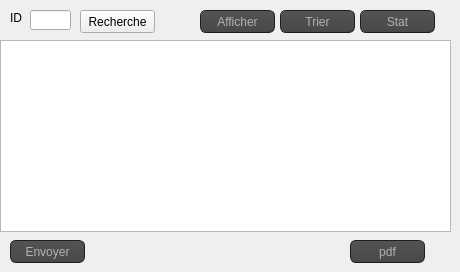
        <widget class="QWidget" name="page_2">
         <widget class="QPushButton" name="afficher">
          <property name="geometry">
           <rect>
            <x>200</x>
            <y>10</y>
            <width>75</width>
            <height>23</height>
           </rect>
          </property>
          <property name="styleSheet">
           <string notr="true">QPushButton
{
    color: #b1b1b1;
    background-color: QLinearGradient( x1: 0, y1: 0, x2: 0, y2: 1, stop: 0 #565656, stop: 0.1 #525252, stop: 0.5 #4e4e4e, stop: 0.9 #4a4a4a, stop: 1 #464646);
    border-width: 1px;
    border-color: #1e1e1e;
    border-style: solid;
    border-radius: 6;
    padding: 3px;
    font-size: 12px;
    padding-left: 5px;
    padding-right: 5px;
}

QPushButton:pressed
{
    background-color: QLinearGradient( x1: 0, y1: 0, x2: 0, y2: 1, stop: 0 #2d2d2d, stop: 0.1 #2b2b2b, stop: 0.5 #292929, stop: 0.9 #282828, stop: 1 #252525);
}</string>
          </property>
          <property name="text">
           <string>Afficher</string>
          </property>
         </widget>
         <widget class="QPushButton" name="trier">
          <property name="geometry">
           <rect>
            <x>280</x>
            <y>10</y>
            <width>75</width>
            <height>23</height>
           </rect>
          </property>
          <property name="styleSheet">
           <string notr="true">QPushButton
{
    color: #b1b1b1;
    background-color: QLinearGradient( x1: 0, y1: 0, x2: 0, y2: 1, stop: 0 #565656, stop: 0.1 #525252, stop: 0.5 #4e4e4e, stop: 0.9 #4a4a4a, stop: 1 #464646);
    border-width: 1px;
    border-color: #1e1e1e;
    border-style: solid;
    border-radius: 6;
    padding: 3px;
    font-size: 12px;
    padding-left: 5px;
    padding-right: 5px;
}

QPushButton:pressed
{
    background-color: QLinearGradient( x1: 0, y1: 0, x2: 0, y2: 1, stop: 0 #2d2d2d, stop: 0.1 #2b2b2b, stop: 0.5 #292929, stop: 0.9 #282828, stop: 1 #252525);
}</string>
          </property>
          <property name="text">
           <string>Trier</string>
          </property>
         </widget>
         <widget class="QPushButton" name="stat">
          <property name="geometry">
           <rect>
            <x>360</x>
            <y>10</y>
            <width>75</width>
            <height>23</height>
           </rect>
          </property>
          <property name="styleSheet">
           <string notr="true">QPushButton
{
    color: #b1b1b1;
    background-color: QLinearGradient( x1: 0, y1: 0, x2: 0, y2: 1, stop: 0 #565656, stop: 0.1 #525252, stop: 0.5 #4e4e4e, stop: 0.9 #4a4a4a, stop: 1 #464646);
    border-width: 1px;
    border-color: #1e1e1e;
    border-style: solid;
    border-radius: 6;
    padding: 3px;
    font-size: 12px;
    padding-left: 5px;
    padding-right: 5px;
}

QPushButton:pressed
{
    background-color: QLinearGradient( x1: 0, y1: 0, x2: 0, y2: 1, stop: 0 #2d2d2d, stop: 0.1 #2b2b2b, stop: 0.5 #292929, stop: 0.9 #282828, stop: 1 #252525);
}</string>
          </property>
          <property name="text">
           <string>Stat</string>
          </property>
         </widget>
         <widget class="QPushButton" name="imprimer">
          <property name="geometry">
           <rect>
            <x>350</x>
            <y>240</y>
            <width>75</width>
            <height>23</height>
           </rect>
          </property>
          <property name="styleSheet">
           <string notr="true">QPushButton
{
    color: #b1b1b1;
    background-color: QLinearGradient( x1: 0, y1: 0, x2: 0, y2: 1, stop: 0 #565656, stop: 0.1 #525252, stop: 0.5 #4e4e4e, stop: 0.9 #4a4a4a, stop: 1 #464646);
    border-width: 1px;
    border-color: #1e1e1e;
    border-style: solid;
    border-radius: 6;
    padding: 3px;
    font-size: 12px;
    padding-left: 5px;
    padding-right: 5px;
}

QPushButton:pressed
{
    background-color: QLinearGradient( x1: 0, y1: 0, x2: 0, y2: 1, stop: 0 #2d2d2d, stop: 0.1 #2b2b2b, stop: 0.5 #292929, stop: 0.9 #282828, stop: 1 #252525);
}</string>
          </property>
          <property name="text">
           <string>pdf</string>
          </property>
         </widget>
         <widget class="QTableView" name="tabreseau">
          <property name="geometry">
           <rect>
            <x>0</x>
            <y>40</y>
            <width>451</width>
            <height>192</height>
           </rect>
          </property>
         </widget>
         <widget class="QPushButton" name="send0">
          <property name="geometry">
           <rect>
            <x>10</x>
            <y>240</y>
            <width>75</width>
            <height>23</height>
           </rect>
          </property>
          <property name="styleSheet">
           <string notr="true">QPushButton
{
    color: #b1b1b1;
    background-color: QLinearGradient( x1: 0, y1: 0, x2: 0, y2: 1, stop: 0 #565656, stop: 0.1 #525252, stop: 0.5 #4e4e4e, stop: 0.9 #4a4a4a, stop: 1 #464646);
    border-width: 1px;
    border-color: #1e1e1e;
    border-style: solid;
    border-radius: 6;
    padding: 3px;
    font-size: 12px;
    padding-left: 5px;
    padding-right: 5px;
}

QPushButton:pressed
{
    background-color: QLinearGradient( x1: 0, y1: 0, x2: 0, y2: 1, stop: 0 #2d2d2d, stop: 0.1 #2b2b2b, stop: 0.5 #292929, stop: 0.9 #282828, stop: 1 #252525);
}</string>
          </property>
          <property name="text">
           <string>Envoyer</string>
          </property>
         </widget>
         <widget class="QLabel" name="label_19">
          <property name="geometry">
           <rect>
            <x>10</x>
            <y>10</y>
            <width>21</width>
            <height>16</height>
           </rect>
          </property>
          <property name="text">
           <string>ID</string>
          </property>
         </widget>
         <widget class="QPushButton" name="recherche">
          <property name="geometry">
           <rect>
            <x>80</x>
            <y>10</y>
            <width>75</width>
            <height>23</height>
           </rect>
          </property>
          <property name="text">
           <string>Recherche</string>
          </property>
         </widget>
         <widget class="QLineEdit" name="lineEdit_rech">
          <property name="geometry">
           <rect>
            <x>30</x>
            <y>10</y>
            <width>41</width>
            <height>20</height>
           </rect>
          </property>
         </widget>
        </widget>
